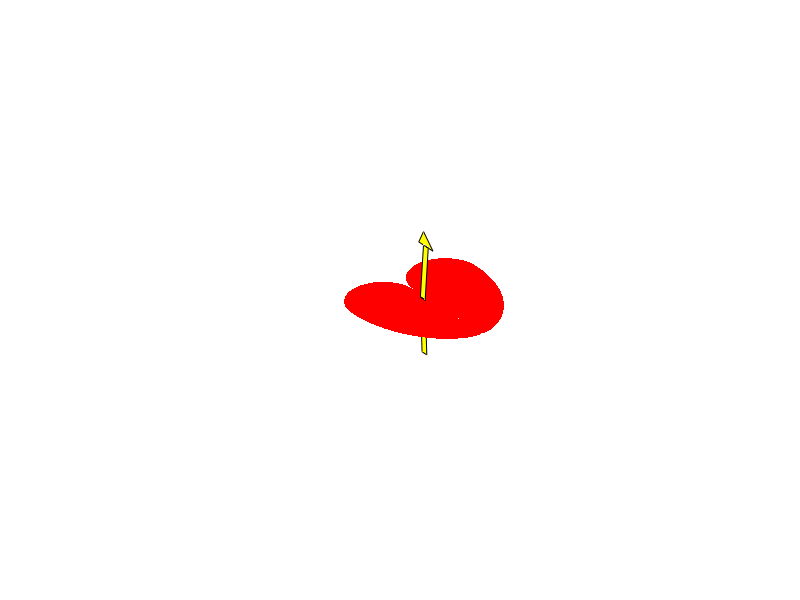

Write MATLAB code to recreate this figure.
% MATLAB GRAPHICS PRIMITIVES EXAMPLES      By Deniz Savas, February 2016
% Example MATLAB script using a few plotting primitives.
% Using the graphics primities provided such as line drawing and shape 
% filling primitives you can draw any shape or picture you like. 
% 
close % close any existing figures.

% Define our plotting space to run between -4 and 4 in X and Y directions.
axis([-4  ,4, -4, 4 , -4 , 4]);
axis equal;  % this ensures that the view aspect ration is the same as 
%               physical aspect ratio.

% If we are building up images using graphics primitives, it is essential
% that we use HOLD ON to stop previous objects dissappearing everytime 
% a new drawing takes place.
hold on

%% generate points that will define one semi circle of the heart.
t = 0.0:0.1:pi ;
X1 = cos(t)-1.0; Y1=sin(t) ;
% generate points for the tail end of the hearth.
t = pi:0.1:2*pi ;
X2 =cos(t)-1.0; Y2 =sin(t)+0.9.*(pi-t); 

% tag points along.
X = [X1 X2 ];
Y = [Y1 Y2 ];
% In 3D we will assume drawing to lie in  Z=0 X/Y plane  
Z = zeros( size(X) ) ;

%% 
% HIDDEN command initiates hidden-line and hidden surface removal mechanism.
hidden on;

%% Draw one half of the heart.
fill3( X, Y, Z , 'red', 'LineStyle' , 'none') ;
% mirror image of first half.
fill3(-X ,Y, Z , 'red' ,'LineStyle' , 'none') ;

%%  Drawing the arrows. 
XA = [0.0 -0.1  -0.1 0.0] ; YA = [ -0.4 -0.4 -0.6 -0.6 ] ;
ZA = [ 1.5 0  0  1.5 ] ;
fill3( XA , YA , ZA, 'yellow' );
XA = [-0.1 -0.2  -0.2 -0.1] ; YA = [ -0.4 -0.6 -0.8 -0.6 ] ;
ZA = [ 0 -1.5 -1.5 0 ] ;
fill3( XA , YA , ZA, 'yellow' );
XB= [ 0 0 0 ] ; YB = [ -0.2 -0.4 -0.8 ] ; ZB = [ 1.5 1.9 1.5 ];
fill3( XB , YB , ZB, 'yellow' );

%%  Remove axes from the drawing  and change colour for esthetics. 
axis off
set ( gcf ,'Color', [ 1  1  1 ] ) ;
 